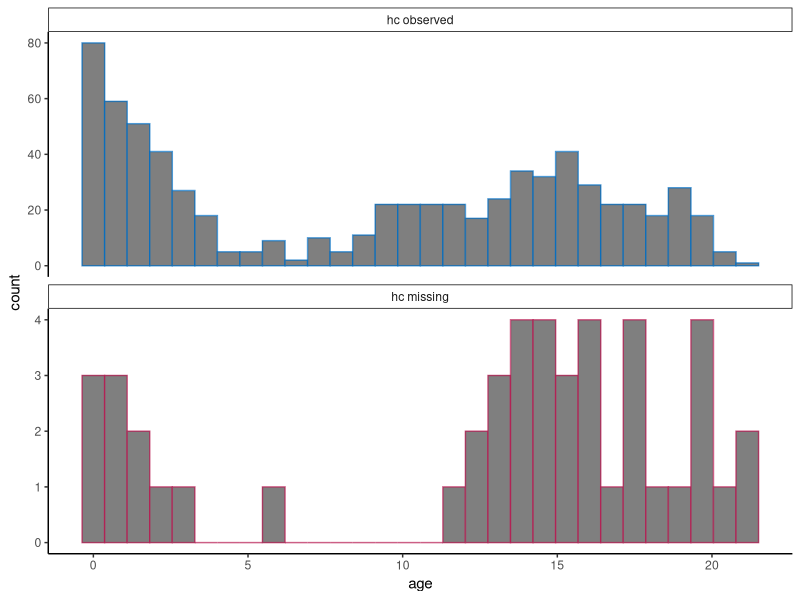
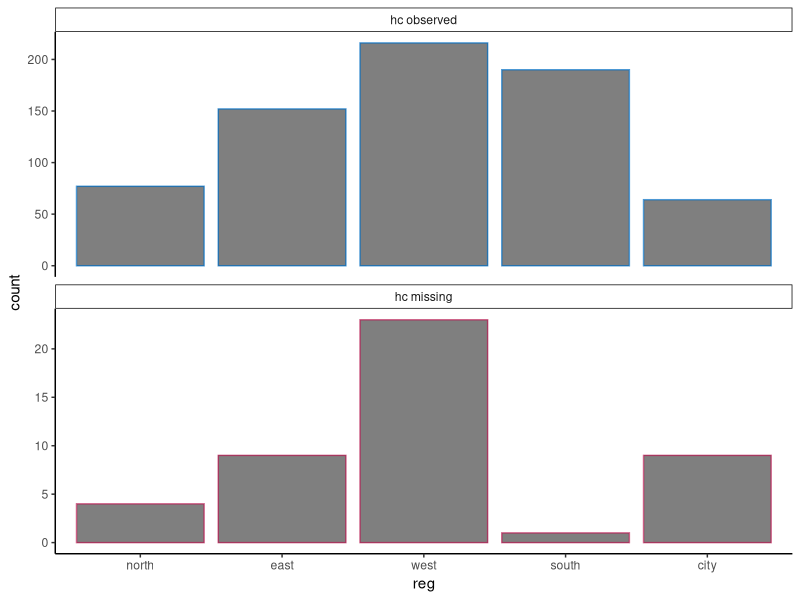
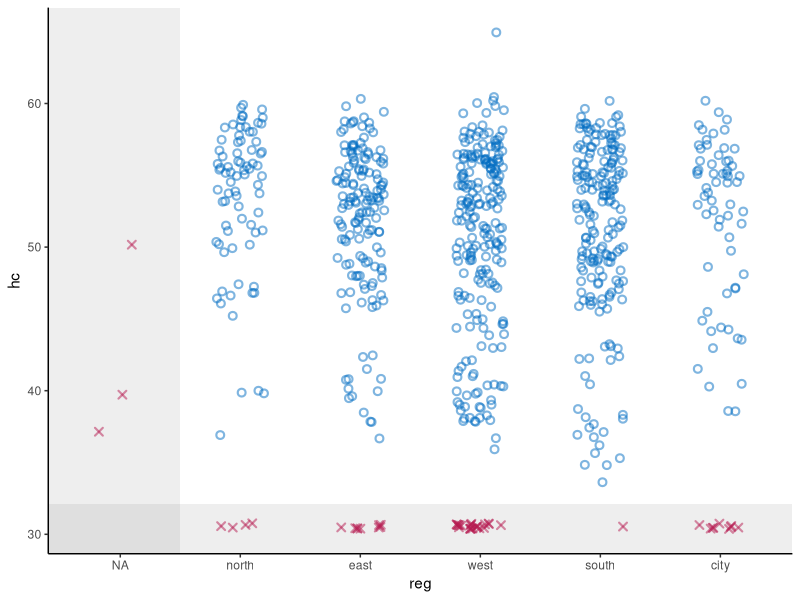
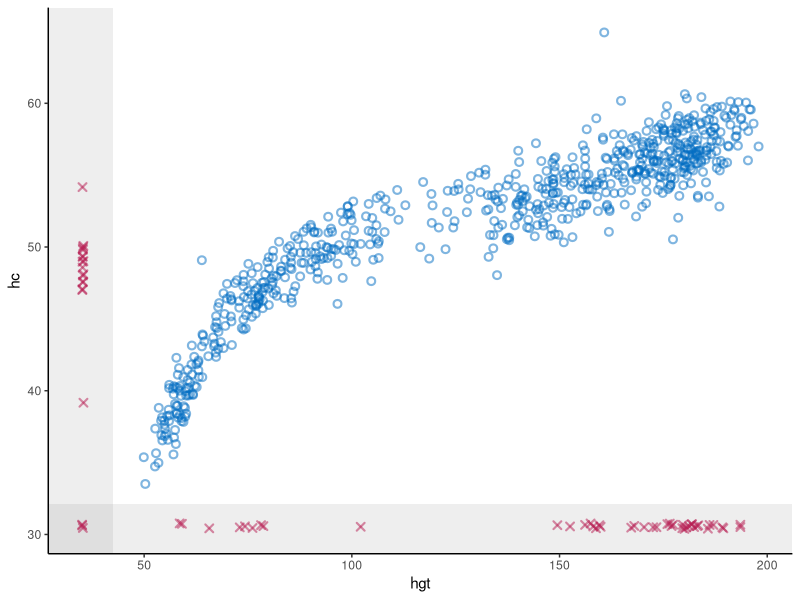
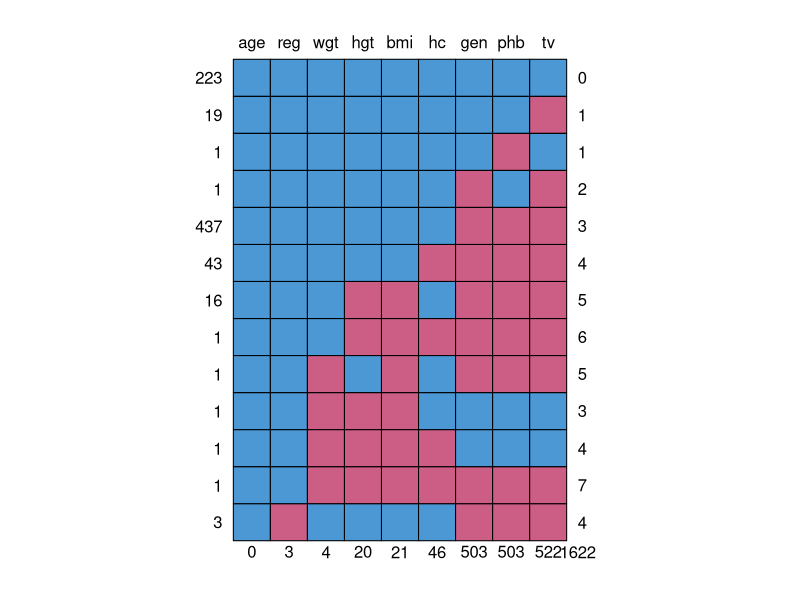
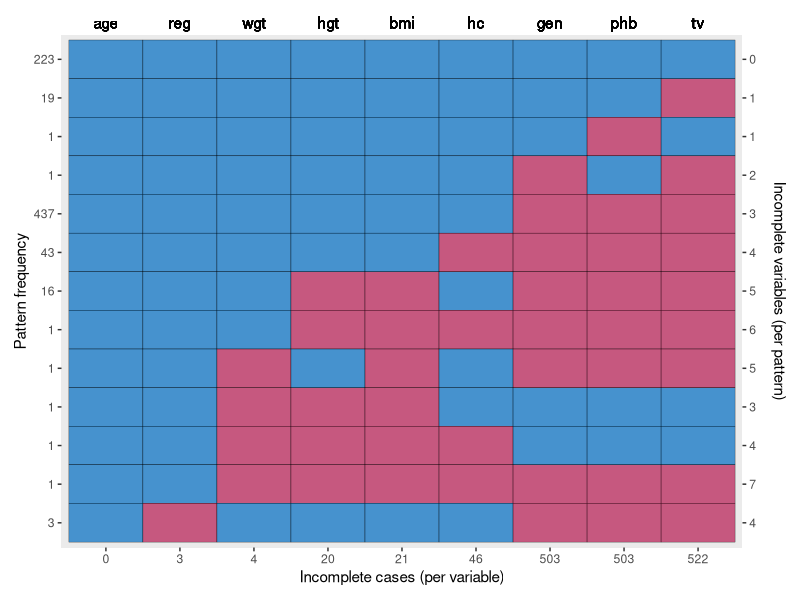
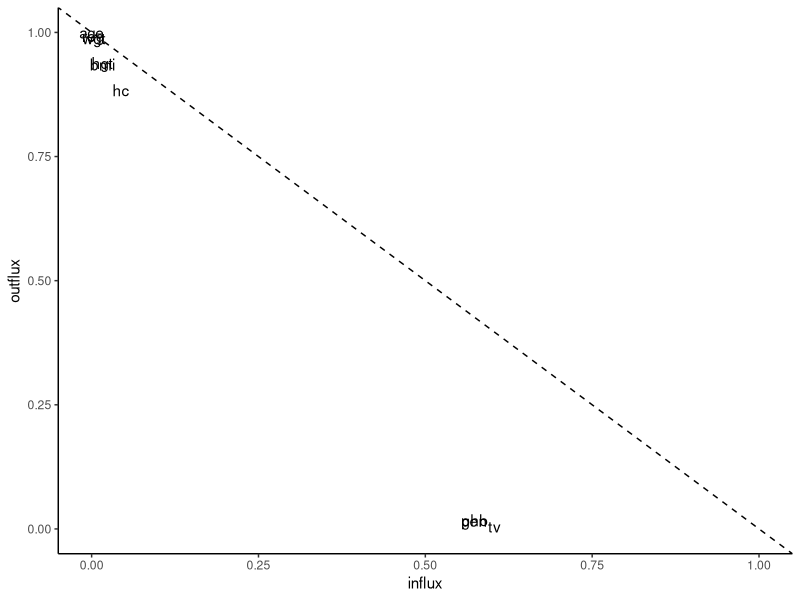

Recreate these plots in R, in order. (Note: this script raises an error after producing the figures.)
## ---- chunk 1
knitr::opts_chunk$set(
  collapse = TRUE,
  comment = "#>",
  warning = FALSE, 
  message = FALSE,
  fig.width = 6, 
  fig.height = 6
)
## ---- chunk 2
# set-up environment
# library(shinymice)
library(tidyverse)
`%nin%` <- Negate(`%in%`)

# example dataset
dat <- mice::boys
# example mids object
imp <- mice::mice(dat, printFlag = FALSE)

# define mice theme
theme_mice <- function() {
  # move this outside of the function to unnecessary avoid re-running
  ggplot2::update_geom_defaults("point", list(
    shape = 21,
    size = 1.9,
    stroke = 1.1,
    alpha = 0.5
  ))
  ggplot2::update_geom_defaults("boxplot", list(
    size = 1
  ))
  ggplot2::update_geom_defaults("line", list(
    size = 1
  ))
  # the actual theme settings
  theme <- list(
    ggplot2::theme_classic(),
    ggplot2::theme(legend.position = "top"),
    ggplot2::scale_color_manual(
      values = c(
        "observed" = mice:::mdc(1),
        "missing" = mice:::mdc(2),
        "imputed" = mice:::mdc(2)
      )
    ),
    ggplot2::scale_fill_manual(
      values = c(
        "observed" = mice:::mdc(1),
        "missing" = mice:::mdc(2),
        "imputed" = mice:::mdc(2)
      )
    ),
    ggplot2::scale_size_manual(
      values = c("observed" = 1,
      "imputed" = 0.5)
),
    ggplot2::labs(color = NULL, fill = NULL, size = NULL)
  )
  return(theme)
}
## ---- chunk 3
# histogram/density plot dodged instead of faceted
# plot_conditional <- function(dat, x, z) {
#   if (is.numeric(dat[[x]])) {
#     geom <- ggplot2::geom_density(ggplot2::aes(x = .data[[x]], y = ..count.., color = conditional))
#   } else {
#     geom <-
#       ggplot2::geom_bar(
#         ggplot2::aes(x = .data[[x]], color = conditional),
#         position = ggplot2::position_dodge(),
#         fill = "white"
#       )
#   }
#   dat %>%
#     dplyr::mutate(conditional = factor(
#       is.na(.data[[z]]),
#       levels = c(TRUE, FALSE),
#       labels = c("missing", "observed")
#     )) %>%
#     ggplot2::remove_missing(., vars = x) %>%
#     ggplot2::ggplot() +
#     geom +
#     theme_mice() +
#     ggplot2::labs(color = paste(z)) +
#     theme(legend.position = "top")
# }

# histogram/density plot faceted instead of dodged
plot_conditional <- function(dat, x, z) {
  # define graphing elements to add to plot
  if (is.numeric(dat[[x]])) { # for continuous variables
    geom <-
      ggplot2::geom_histogram()
  } else { # for categorical variables
    geom <-
      ggplot2::geom_bar()
  }
  
  # preprocess the data
  dat[!is.na(dat[[x]]), ] %>%
    dplyr::mutate(conditional = factor(
      is.na(.data[[z]]),
      levels = c(FALSE, TRUE),
      labels = c("observed", "missing")
    )) %>%
    # plot
    ggplot2::ggplot(ggplot2::aes(
        x = .data[[x]],
        color = conditional,
        fill = "white"
      )) +
    geom +
    # split by conditional variable
    ggplot2::facet_wrap(
      ~ conditional,
      ncol = 1,
      scales = "free_y",
      labeller = ggplot2::labeller(conditional = c(
        paste(z, "observed"), paste(z, "missing")
      ) %>% setNames(c(
        "observed", "missing"
      )))
    ) +
    # style
    theme_mice() +
    theme(legend.position = "none",
          strip.background = element_rect(size = 0.5))
}

# test
plot_conditional(dat, x = "age", z = "hc")
plot_conditional(dat, x = "reg", z = "hc")
## ---- chunk 4
# scatterplot with NAs
plot_bivariate <- function(dat, x, y) {
  # define graphing elements to add to plot later
  # set NA value and scale for variable x
  if (is.numeric(dat[[x]])) {
    NA_x <-
      min(dat[[x]], na.rm = TRUE) - .1 * diff(range(dat[[x]], na.rm = TRUE))
    shade_x <-
      min(dat[[x]], na.rm = TRUE) - .05 * diff(range(dat[[x]], na.rm = TRUE))
    scale_x <- NULL
  } else {
    NA_x <- "NA"
    shade_x <- 1.5
    scale_x <-
      ggplot2::scale_x_discrete(limits = c("NA", levels(dat[[x]])))
  }
  
  # set NA value and scale for variable y
  if (is.numeric(dat[[y]])) {
    NA_y <-
      min(dat[[y]], na.rm = TRUE) - .1 * diff(range(dat[[y]], na.rm = TRUE))
    shade_y <-
      min(dat[[y]], na.rm = TRUE) - .05 * diff(range(dat[[y]], na.rm = TRUE))
    scale_y <- NULL
  } else {
    NA_y <- "NA"
    shade_y <- 1.5
    scale_y <-
      ggplot2::scale_y_discrete(limits = c("NA", levels(dat[[y]])))
  }
  
  # add geom for NAs in the x space
  if (any(is.na(dat[[x]]))) {
    geom_x <- ggplot2::geom_point(
      position = ggplot2::position_jitter(width = 0.2, height = 0.2),
      color = mice:::mdc(2),
      shape = 4,
      mapping = ggplot2::aes(x = NA_x, y = .data[[y]]),
      data = dat[is.na(dat[[x]]),]
    )
  } else {
    geom_x <- NULL
  }
  
  # add geom for NAs in the y space
  if (any(is.na(dat[[y]]))) {
    geom_y <- ggplot2::geom_point(
      position = ggplot2::position_jitter(width = 0.2, height = 0.2),
      color = mice:::mdc(2),
      shape = 4,
      mapping = ggplot2::aes(x = .data[[x]], y = NA_y),
      data = dat[is.na(dat[[y]]),]
    )
  } else{
    geom_y <- NULL
  }
  
  # add geom for NAs in the x-y space
  if (any(is.na(dat[[x]]) & is.na(dat[[y]]))) {
    geom_xy <- ggplot2::geom_point(
      position = ggplot2::position_jitter(width = 0.2, height = 0.2),
      color = mice:::mdc(2),
      shape = 4,
      mapping = ggplot2::aes(x = NA_x, y = NA_y),
      data = dat[is.na(dat[[x]]) & is.na(dat[[y]]),]
    )
  } else{
    geom_xy <- NULL
  }
  
  # plot
  p <- dat %>% ggplot2::ggplot() +
    # plot observed datapoints in x-y space
    ggplot2::geom_point(
      ggplot2::aes(x = .data[[x]], y = .data[[y]]),
      position = ggplot2::position_jitter(width = 0.2, height = 0.2),
      color = mice::mdc(1)
    ) +
    # add area for NAs in the x space
    ggplot2::annotate(
      "rect",
      xmin = -Inf,
      xmax = shade_x,
      ymin = -Inf,
      ymax = Inf,
      alpha = 0.1
    ) +
    # add area for NAs in the y space
    ggplot2::annotate(
      "rect",
      xmin = -Inf,
      xmax = Inf,
      ymin = -Inf,
      ymax = shade_y,
      alpha = 0.1
    ) +
    # add NAs 
    geom_x +
    geom_y +
    geom_xy +
    # style graph
    theme_mice() +
    scale_x +
    scale_y 
  
  # output
  return(p)
}

# test
plot_bivariate(dat, x = "reg", y = "hc")
plot_bivariate(dat, x = "hgt", y = "hc") 
## ---- chunk 5
# make ggplot version of md pattern plot
plot_md_pattern <- function(dat) {
  # get md pattern and store additional info
  pat <- mice::md.pattern(dat)
  vrb <- colnames(pat)[-ncol(pat)]
  colnames(pat) <- c(vrb, "n_vrb_inc")
  n_pat_obs <- as.numeric(rownames(pat))[-nrow(pat)]
  n_vrb_inc <- as.numeric(pat[, ncol(pat)])[-nrow(pat)]
  n_val_mis <- as.numeric(pat[nrow(pat), ])[-ncol(pat)]
  
  # make the pattern tidy
  long_pat <- pat[-nrow(pat), ] %>%
    cbind(., n_pat_obs, pat_nr = 1:nrow(.)) %>%
    as.data.frame() %>%
    tidyr::pivot_longer(cols = all_of(vrb),
                        names_to = "vrb",
                        values_to = "obs") %>%
    cbind(., n_val_mis)
  
  # plot the md pattern
  p <- long_pat %>%
    ggplot2::ggplot() +
    ggplot2::geom_tile(ggplot2::aes(
      x = vrb,
      y = pat_nr,
      fill = as.factor(obs),
      group = n_vrb_inc
    ),
    color = "black") +
    # set axes
    ggplot2::scale_x_discrete(limits = vrb,
                              position = "bottom",
                              labels = as.character(n_val_mis)) +    
    ggplot2::scale_y_reverse(
      breaks = 1:max(long_pat$pat_nr),
      labels = as.character(n_pat_obs),
      expand = c(0.01, 0.01),
      sec.axis = ggplot2::dup_axis(
        labels = as.character(n_vrb_inc),
        name = "Incomplete variables (per pattern)")
    ) +
    # add labels
    ggplot2::labs(x = "Incomplete cases (per variable)",
                  y = "Pattern frequency") +
    ggplot2::geom_text(aes(x = vrb, y = -Inf, label = vrb),
              data = long_pat,
              vjust = -0.5) +
    ggplot2::coord_cartesian(clip = "off") +
    # add styling
    ggplot2::theme(
      legend.position = "none",
      plot.margin = ggplot2::margin(25, 10, 10, 10, unit = "pt"),
      axis.title.y.right = ggplot2::element_text(margin = ggplot2::margin(l = 10)),
      panel.grid = ggplot2::element_blank()
    ) +
    ggplot2::scale_fill_manual(values = c("1" = mice:::mdc(1), "0" = mice:::mdc(2))) 
  
  return(p)
}

# test
plot_md_pattern(dat)
## ---- chunk 6
# plot in- and outflux of incomplete data
plot_flux <- function(dat){
  flx <- mice::flux(dat)
  p <- flx %>% ggplot2::ggplot() +
    ggplot2::geom_text(
      ggplot2::aes(x = influx, y = outflux, label = rownames(flx))
    ) +
    geom_abline(intercept = 1, slope = -1, linetype = "dashed") +
    lims(x = c(0,1), y = c(0,1)) +
    theme_classic()
  return(p)
}
# test
plot_flux(dat)
## ---- chunk 7

# make chain means and variances tidy
preprocess_thetas <- function(imp) {
  d <- imp$chainMean %>%
    dplyr::na_if(., "NaN") %>%
    as.data.frame() %>%
    dplyr::mutate(var = row.names(.), theta = "Chain means") %>%
    rbind(
      .,
      imp$chainVar %>%
        sqrt() %>%
        as.data.frame(.) %>%
        dplyr::mutate(var = row.names(.), theta = "Chain standard deviations")
    ) %>%
    tidyr::pivot_longer(-c(var, theta)) %>%
    cbind(.it = as.integer(1:imp$iteration),
          .imp = as.factor(rep(1:imp$m, each = imp$iteration)))
  return(d)
}
# test
trace_dat <- preprocess_thetas(imp)

trace_one_variable <- function(d, x) {
  # plot one variable
  p <- d[d$var == x,] %>%
    ggplot2::ggplot() +
    ggplot2::geom_line(ggplot2::aes(x = .it, y = value, color = .imp)) +
    ggplot2::facet_wrap( ~ theta, scales = "free", ncol = 2) +
    ggplot2::theme_classic() +
    ggplot2::theme(
      strip.background = element_rect(colour = "white"),
      strip.text = element_text(face = "bold", size = 11),
      legend.position = "bottom"
    ) +
    ggplot2::labs(x = "Iteration",
                  y = paste0("Variable: '", x, "'"),
                  color = "Imputation")
  # show message to user when variable is completely observed
  if (all(is.na(p$data$value))) {
    p <-
      p + ggplot2::geom_text(ggplot2::aes(
        x = median(as.numeric(d$.imp)),
        y = 0,
        label = "No \n imputations \n to show"
      ),
      color = "grey")
  }
  return(p)
}
#test
trace_one_variable(trace_dat, x = "hgt")
trace_one_variable(trace_dat, x = "age")
## ---- chunk 8
# preprocess
prepare_plotting <- function(mids, x, y = NULL) {
  # preprocess incomplete data
  d <-
    mids$data %>%
    dplyr::mutate(.id = rownames(.)) %>%
    .[c(x, y, ".id")] %>%
    cbind(.imp = 0)
  
  # preprocess imputations
  imps <- mids$imp[[x]] %>%
    dplyr::mutate(.id = row.names(.)) %>%
    tidyr::pivot_longer(
      cols = 1:mids$m,
      names_to = ".imp",
      values_to = x,
      names_transform = list(.imp = as.numeric)
    ) 
  
  # combine incomplete and imputed data
    cd <- d %>%
      dplyr::bind_rows(., imps) %>%
      dplyr::mutate(imputed = ifelse(.imp > 0, 'imputed', 'observed'))
  
  # output
  return(cd)
}

# test 
x = "hc"
y = "reg"
plot_dat <- prepare_plotting(mids = imp, x = x, y = y)
# # with second variable
# plot_dat2 <- prepare_plotting(mids = imp, x = y, y = x)
# a <- dplyr::full_join(plot_dat, plot_dat2)
## ---- chunk 9
# stripplot
m = 5
geom_stripplot <- function(x, m, ...) {
  p <- list(
    ggplot2::geom_jitter(
      ggplot2::aes(
        x = as.factor(.data$.imp),
        y = .data[[x]],
        color = .data$imputed
      ),
      height = 0,
      width = 0.25, 
      ...
    ),
    ggplot2::scale_x_discrete(limits = as.character(0:m)),
    ggplot2::labs(
      x = "Imputation (0 = observed data)",
      y = paste0("Variable: '", x, "'"),
      color = "",
      fill = "",
      size = ""
    )
  )
  return(p)
}

# test
# plot_dat %>%
#   ggplot2::ggplot() +
#   geom_stripplot(x, m)
## ---- chunk 10

plot_dat %>%
  ggplot2::ggplot() +
  geom_stripplot(x, m) +
  theme_mice()
## ---- chunk 11
geom_bwplot <- function(x, m){
  list(
    ggplot2::geom_boxplot(
      ggplot2::aes(
        x = as.factor(.data$.imp),
        y = .data[[x]],
        color = .data$imputed
      ),
      width = 0.5
    ),
    ggplot2::scale_x_discrete(limits = as.character(0:m)),
    ggplot2::xlab(
      "Imputation (0 = observed data)")
    )
}

plot_dat %>% 
  ggplot2::ggplot() +
  geom_bwplot(x, m = imp$m) + 
  theme_mice()

# try to combine this with the stripplot??
plot_dat %>%
  ggplot2::ggplot() +
  geom_bwplot(x, m) + 
  geom_stripplot(x, m, alpha = 0.1) +
  theme_mice()

## ---- chunk 12
geom_densityplot <- function(x, m){
  list(ggplot2::geom_density(
    ggplot2::aes(
    x = .data[[x]],
    group = .data$.imp,
    color = .data$imputed,
    size = .data$imputed)),
    ggplot2::scale_size_manual(guide = "none", values = c(0.5, 1) %>% setNames(c("imputed", "observed")))
)}


plot_dat[!is.na(plot_dat[[x]]), ] %>%  
  ggplot2::ggplot() +
  geom_densityplot(x, m = imp$m) + 
  theme_mice()


## ---- chunk 13
# At some point, try to do this for histograms too? See https://github.com/amices/shinyMice/blob/Enhancements/R/gg.barplot.R

# geom_densityplot <- function(x, m){
#   list(ggplot2::geom_density(
#     ggplot2::aes(
#     x = .data[[x]],
#     group = .data$.imp,
#     color = .data$imputed,
#     size = .data$imputed)),
#     ggplot2::scale_size_manual(values = c(0.5, 1) %>% setNames(c("imputed", "observed")))
# )}
# 
# plot_dat %>% 
#   ggplot2::ggplot() +
#   geom_densityplot(x, m = imp$m) + 
#   theme_mice()
## ---- chunk 14
# better preprocessing function??
x = "hgt"
y = "hc"

# extract imputations
imps <- imp %>%
  mice::complete("long")

preprocess_imps <- function(imp, x, y = NULL) {
  if (is.null(y)) {
    y <- x
  }
  # combine observed and imputed data
  xy_obs <- imp$data %>%
    cbind(datapoint = "observed",
          .imp = 0,
          .id = 1:nrow(.),
          .) %>%
    .[!is.na(imp$data[[x]]) &
        !is.na(imp$data[[y]]), ]
  xy_imps <- imps %>% 
    cbind(datapoint = "imputed", .) %>% 
    .[imps$.id %nin% xy_obs$.id,]
  xy_dat <- rbind(xy_obs, xy_imps) %>% 
    dplyr::mutate(datapoint = factor(datapoint, levels = c("observed", "imputed")))
  return(xy_dat)
}


xy_dat <- imp %>% preprocess_imps(x = "hgt", y = "hc")
# two implementations, last one is more efficient
# xy_obs %>%
#   ggplot2::ggplot(ggplot2::aes(
#     x = .data[[x]],
#     y = .data[[y]],
#     group = .id,
#     color = datapoint
#   )) +
#   ggplot2::geom_point() +
#   ggplot2::geom_point(data = xy_imps)  +
#   theme_mice() +
#   labs(color = NULL)

xy_dat %>%
  ggplot2::ggplot() +
  ggplot2::geom_point(ggplot2::aes(
    x = .data[[x]],
    y = .data[[y]],
    group = .id,
    color = datapoint
  )) +
  theme_mice() +
  labs(color = NULL)

# geom_scatter <- ggplot2::geom_point(ggplot2::aes(
#     x = .data[[x]],
#     y = .data[[y]],
#     group = .id,
#     color = datapoint
#   ))

# maybe do something like this for the other imp plots??
# imp %>% preprocess_imps(x) %>% 
#   ggplot2::ggplot() +
#   theme_mice() +
#   ggplot2::geom_boxplot(
#       ggplot2::aes(
#         x = as.factor(.data$.imp), #x = factor(.data$.imp, levels = c(0, 1:imp$m), ordered = TRUE), use icw   scale_x_discrete(drop=FALSE)
#         y = .data[[x]],
#         color = .data$datapoint
#       ),
#       width = 0.5
#     ) +
#   ggplot2::geom_jitter(
#       ggplot2::aes(
#         x = as.factor(.imp),
#         y = .data[[x]],
#         color = datapoint
#       ),
#       height = 0,
#       width = 0.25,
#       alpha = 0.1) +
#   ggplot2::xlab("Imputation (0 = observed data)") 

# initialize plot
x ="reg"
p <- imp %>% preprocess_imps(x) %>% 
  ggplot2::ggplot() +
  theme_mice() 

# boxplot (doesn't work for categorical variables)
p +
  ggplot2::geom_boxplot(
      ggplot2::aes(
        x = as.factor(.data$.imp), 
        y = .data[[x]],
        color = .data$datapoint
      ),
      width = 0.5
    ) +
  ggplot2::xlab("Imputation (0 = observed data)") 

# stripplot
p + 
  ggplot2::geom_jitter(
      ggplot2::aes(
        x = as.factor(.imp),
        y = .data[[x]],
        color = datapoint
      ),
      height = 0.25,
      width = 0.25) +
    ggplot2::xlab("Imputation (0 = observed data)") 

# density plot
p +
  ggplot2::geom_density(ggplot2::aes(
    x = .data[[x]],
    color = datapoint,
    size = datapoint,
    group = .imp
  )) 

# # bar plot for categorical variables
# imp %>% preprocess_imps(x) %>%
#   ggplot2::ggplot() +
#   theme_mice() +
#   ggplot2::geom_histogram(ggplot2::aes(
#     x = .data[[x]],
#     color = datapoint,
#     group = .imp
#   ),
#   fill = "white",
#   position = "stack") +
#   ggplot2::facet_wrap(~datapoint, scales = "free_y", ncol = 1) +
#   ggplot2::theme(legend.position = "none")
# 
# 
# x = "reg"
# imp %>% preprocess_imps(x) %>%
#   ggplot2::ggplot() +
#   theme_mice() +
#   ggplot2::geom_bar(
#     ggplot2::aes(x = .data[[x]],
#                  color = datapoint,
#                  group = .imp),
#     fill = "white",
#     position = "stack"
#   ) +
#   ggplot2::facet_wrap(
#     ~ datapoint,
#     scales = "free_y",
#     ncol = 1,
#     labeller = ggplot2::labeller(datapoint = c(paste(x, "observed"), paste(x, "imputed")) %>% 
#                                    setNames(c("observed", "imputed"))
#                                  )
#   ) +
#   ggplot2::theme(legend.position = "none")

p +
  ggplot2::geom_bar(
      ggplot2::aes(
        x = .data[[x]],
        fill = datapoint
        #group = as.factor(.data[[x]])#,
        #fill = .data$datapoint
      ),
      width = 0.5,
      #fill = "white",
      color = "black",
      position = position_dodge(preserve = "single")
    ) +
  facet_wrap(~.imp, scales = "free_y")

## ---- chunk 15
# plot the predictor matrix for the imputation model, make interactive later!
plot_pred_matrix <- function(dat) {
  # parse input
  if (mice::is.mids(dat)) {
    imp <- dat
  } else {
    imp <- mice::mice(dat, maxit = 0)
  }
  # get the predictor matrix and add the rownames as variable
  pred <- imp$predictorMatrix %>%
    as.data.frame() %>%
    cbind(vrb_to_imp = rownames(.), .)
  # make the data tidy to plot
  long_pred <-
    pivot_longer(
      pred,
      cols = names(pred)[-1],
      names_to = "vrb_as_pred",
      names_transform = list(vrb_as_pred = as.factor)
    )
  # plot the predictor matrix
  p <- long_pred %>%
    ggplot2::ggplot() +
    ggplot2::geom_tile(ggplot2::aes(
      x = vrb_as_pred,
      y = vrb_to_imp,
      fill = as.factor(value)
    ),
    color = "black") +
    ggplot2::theme(legend.position = "none", panel.grid = ggplot2::element_blank()) +
    ggplot2::scale_y_discrete(limits = rev(names(imp$data))) +
    ggplot2::scale_x_discrete(limits = names(imp$data), position = "top") +
    ggplot2::scale_fill_manual(values = c("1" = mice:::mdc(1), "0" = mice:::mdc(2))) +
    ggplot2::labs(x = "Predictor", y = "Variable to impute", title = "Predictor matrix")
  
  return(p)
}

# test
plot_pred_matrix(imp)
new_pred <- imp$predictorMatrix
new_pred["bmi", c("hgt", "wgt")] <- 0
imp2 <- mice::mice(dat, predictorMatrix = new_pred, maxit = 0)
plot_pred_matrix(imp2)
